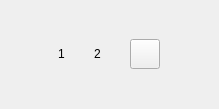
<?xml version="1.0" encoding="UTF-8"?>
<ui version="4.0">
 <class>MainWindow</class>
 <widget class="QMainWindow" name="MainWindow">
  <property name="geometry">
   <rect>
    <x>0</x>
    <y>0</y>
    <width>219</width>
    <height>109</height>
   </rect>
  </property>
  <property name="windowTitle">
   <string>MainWindow</string>
  </property>
  <widget class="QWidget" name="centralWidget">
   <layout class="QGridLayout" name="gridLayout">
    <item row="0" column="0">
     <layout class="QHBoxLayout" name="horizontalLayout">
      <item>
       <widget class="QLabel" name="label">
        <property name="minimumSize">
         <size>
          <width>30</width>
          <height>30</height>
         </size>
        </property>
        <property name="maximumSize">
         <size>
          <width>30</width>
          <height>30</height>
         </size>
        </property>
        <property name="text">
         <string>1</string>
        </property>
       </widget>
      </item>
      <item>
       <widget class="QLabel" name="label_2">
        <property name="minimumSize">
         <size>
          <width>30</width>
          <height>30</height>
         </size>
        </property>
        <property name="maximumSize">
         <size>
          <width>30</width>
          <height>30</height>
         </size>
        </property>
        <property name="text">
         <string>2</string>
        </property>
       </widget>
      </item>
      <item>
       <widget class="QPushButton" name="pushButton">
        <property name="minimumSize">
         <size>
          <width>30</width>
          <height>30</height>
         </size>
        </property>
        <property name="maximumSize">
         <size>
          <width>30</width>
          <height>30</height>
         </size>
        </property>
        <property name="text">
         <string/>
        </property>
       </widget>
      </item>
     </layout>
    </item>
   </layout>
  </widget>
 </widget>
 <layoutdefault spacing="6" margin="11"/>
 <resources/>
 <connections/>
</ui>
